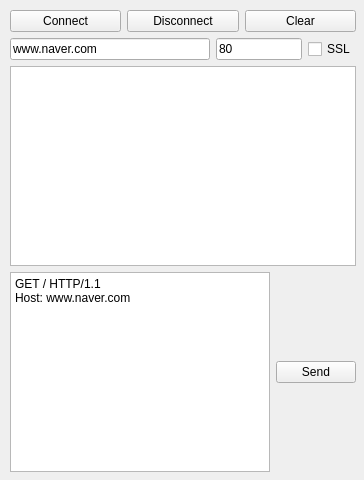
<?xml version="1.0" encoding="UTF-8"?>
<ui version="4.0">
 <class>Widget</class>
 <widget class="QWidget" name="Widget">
  <property name="geometry">
   <rect>
    <x>0</x>
    <y>0</y>
    <width>364</width>
    <height>480</height>
   </rect>
  </property>
  <property name="windowTitle">
   <string>Widget</string>
  </property>
  <widget class="QWidget" name="layoutWidget">
   <property name="geometry">
    <rect>
     <x>10</x>
     <y>10</y>
     <width>346</width>
     <height>462</height>
    </rect>
   </property>
   <layout class="QVBoxLayout" name="verticalLayout">
    <item>
     <layout class="QHBoxLayout" name="horizontalLayout">
      <item>
       <widget class="QPushButton" name="pb_Connect">
        <property name="text">
         <string>Connect</string>
        </property>
       </widget>
      </item>
      <item>
       <widget class="QPushButton" name="pb_Disconnect">
        <property name="text">
         <string>Disconnect</string>
        </property>
       </widget>
      </item>
      <item>
       <widget class="QPushButton" name="pb_Clear">
        <property name="text">
         <string>Clear</string>
        </property>
       </widget>
      </item>
     </layout>
    </item>
    <item>
     <layout class="QHBoxLayout" name="horizontalLayout_2">
      <item>
       <widget class="QLineEdit" name="le_Host">
        <property name="sizePolicy">
         <sizepolicy hsizetype="Maximum" vsizetype="Fixed">
          <horstretch>0</horstretch>
          <verstretch>0</verstretch>
         </sizepolicy>
        </property>
        <property name="minimumSize">
         <size>
          <width>200</width>
          <height>0</height>
         </size>
        </property>
        <property name="text">
         <string>www.naver.com</string>
        </property>
       </widget>
      </item>
      <item>
       <widget class="QLineEdit" name="le_Port">
        <property name="sizePolicy">
         <sizepolicy hsizetype="Minimum" vsizetype="Fixed">
          <horstretch>0</horstretch>
          <verstretch>0</verstretch>
         </sizepolicy>
        </property>
        <property name="minimumSize">
         <size>
          <width>50</width>
          <height>0</height>
         </size>
        </property>
        <property name="text">
         <string>80</string>
        </property>
       </widget>
      </item>
      <item>
       <widget class="QCheckBox" name="cb_SSL">
        <property name="layoutDirection">
         <enum>Qt::LeftToRight</enum>
        </property>
        <property name="text">
         <string>SSL</string>
        </property>
       </widget>
      </item>
     </layout>
    </item>
    <item>
     <widget class="QPlainTextEdit" name="pte_Message"/>
    </item>
    <item>
     <layout class="QHBoxLayout" name="horizontalLayout_3">
      <item>
       <widget class="QPlainTextEdit" name="pte_Send">
        <property name="sizePolicy">
         <sizepolicy hsizetype="Expanding" vsizetype="Expanding">
          <horstretch>0</horstretch>
          <verstretch>0</verstretch>
         </sizepolicy>
        </property>
        <property name="plainText">
         <string>GET / HTTP/1.1
Host: www.naver.com

</string>
        </property>
       </widget>
      </item>
      <item>
       <widget class="QPushButton" name="pb_Send">
        <property name="text">
         <string>Send</string>
        </property>
       </widget>
      </item>
     </layout>
    </item>
   </layout>
  </widget>
 </widget>
 <resources/>
 <connections/>
</ui>
